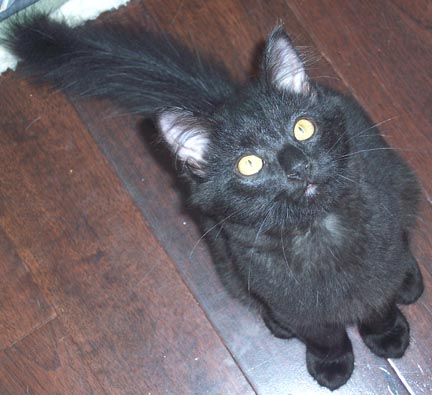
#> input picture TASK 3/PetImages/Cat/10059.jpg, 432 x 395 px, found by its file name; its folder holds 4 pictures in this run
$ python svm_cats_vs_dogs.py
#> lines starting #> are read from the running program, lines starting #| are printed output that depends on the picture
import os
from PIL import Image
import numpy as np
from sklearn.model_selection import train_test_split
from sklearn.svm import SVC
from sklearn.metrics import accuracy_score, confusion_matrix
import matplotlib.pyplot as plt

cat_dir = os.path.join("TASK 3", "PetImages", "Cat")
dog_dir = os.path.join("TASK 3", "PetImages", "Dog")
print('Cat dir sample:', os.listdir(cat_dir)[:5])
print('Dog dir sample:', os.listdir(dog_dir)[:5])

img_size = (64, 64)
samples_per_class = 100

X = []
y = []

def load_images_from_folder(folder, label, max_samples, X, y):
#> called with folder = 'TASK 3/PetImages/Cat', label = 0, max_samples = 100
    count = 0
    for filename in os.listdir(folder):
        if count >= max_samples:
            break
        file_path = os.path.join(folder, filename)
        try:
            img = Image.open(file_path).convert('L').resize(img_size)
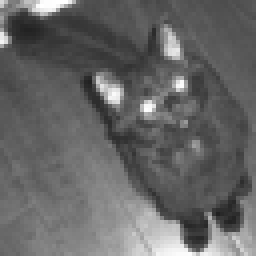
#> img: PIL image 64x64 L (shown 4 times larger); min 32, max 255, mean 101.8
            X.append(np.array(img).flatten())
            y.append(label)
            count += 1
        except Exception:
            continue
#> pass 2 of the loop in load_images_from_folder, `for filename in os.listdir(folder):`:
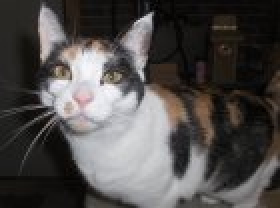
#> input picture TASK 3/PetImages/Cat/10238.jpg, 140 x 104 px, found by its file name (shown 2 times larger)
#> in load_images_from_folder, `img = Image.open(file_path).convert('L').resize(img_size)`:
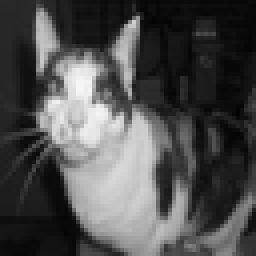
#> img: PIL image 64x64 L (shown 4 times larger); min 2, max 246, mean 77.9
#> pass 3 of the loop in load_images_from_folder, `for filename in os.listdir(folder):`:
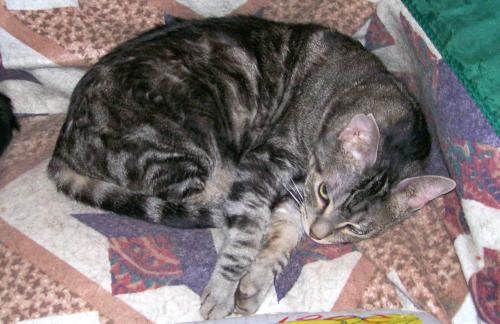
#> input picture TASK 3/PetImages/Cat/1028.jpg, 500 x 324 px, found by its file name
#> in load_images_from_folder, `img = Image.open(file_path).convert('L').resize(img_size)`:
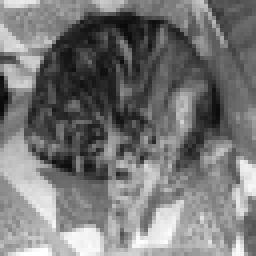
#> img: PIL image 64x64 L (shown 4 times larger); min 8, max 255, mean 118.6
#> the loop made 4 passes; the first 3 are shown
    return X, y

X, y = load_images_from_folder(cat_dir, 0, samples_per_class, X, y)
X, y = load_images_from_folder(dog_dir, 1, samples_per_class, X, y)

X = np.array(X)
y = np.array(y)

X_train, X_test, y_train, y_test = train_test_split(X, y, test_size=0.2, random_state=42)

clf = SVC(kernel='linear', max_iter=1000)
clf.fit(X_train, y_train)

y_pred = clf.predict(X_test)
acc = accuracy_score(y_test, y_pred)
print(f"Test accuracy: {acc:.2f}")

# Confusion matrix visualization
cm = confusion_matrix(y_test, y_pred)
plt.figure(figsize=(4,4))
plt.imshow(cm, cmap='Blues')
plt.title('Confusion Matrix')
plt.xlabel('Predicted')
plt.ylabel('True')
plt.xticks([0,1],["Cat","Dog"])
plt.yticks([0,1],["Cat","Dog"])
for i in range(2):
    for j in range(2):
#> (the run stopped early here; a loop or call above may not have finished)
